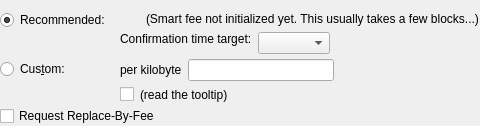
                                            <widget class="QFrame" name="frameFeeSelection">
                                                <layout class="QVBoxLayout" name="verticalLayoutFee12">
                                                    <property name="spacing">
                                                        <number>0</number>
                                                    </property>
                                                    <property name="leftMargin">
                                                        <number>0</number>
                                                    </property>
                                                    <property name="topMargin">
                                                        <number>0</number>
                                                    </property>
                                                    <property name="rightMargin">
                                                        <number>0</number>
                                                    </property>
                                                    <property name="bottomMargin">
                                                        <number>0</number>
                                                    </property>
                                                    <item>
                                                        <layout class="QGridLayout" name="gridLayoutFee">
                                                            <property name="topMargin">
                                                                <number>10</number>
                                                            </property>
                                                            <property name="bottomMargin">
                                                                <number>4</number>
                                                            </property>
                                                            <property name="horizontalSpacing">
                                                                <number>10</number>
                                                            </property>
                                                            <property name="verticalSpacing">
                                                                <number>4</number>
                                                            </property>
                                                            <item row="1" column="1">
                                                                <layout class="QVBoxLayout" name="verticalLayoutFee8">
                                                                    <property name="spacing">
                                                                        <number>6</number>
                                                                    </property>
                                                                    <item>
                                                                        <layout class="QHBoxLayout" name="horizontalLayoutFee13">
                                                                            <item>
                                                                                <widget class="QLabel" name="labelCustomPerKilobyte">
                                                                                    <property name="toolTip">
                                                                                        <string>If the custom fee is set to 1000 satoshis and the transaction is only 250 bytes, then &quot;per kilobyte&quot; only pays 250 satoshis in fee, while &quot;total at least&quot; pays 1000 satoshis. For transactions bigger than a kilobyte both pay by kilobyte.</string>
                                                                                    </property>
                                                                                    <property name="text">
                                                                                        <string>per kilobyte</string>
                                                                                    </property>
                                                                                </widget>
                                                                            </item>
                                                                            <item>
                                                                                <widget class="BitcoinAmountField" name="customFee"/>
                                                                            </item>
                                                                            <item>
                                                                                <spacer name="horizontalSpacer_6">
                                                                                    <property name="orientation">
                                                                                        <enum>Qt::Horizontal</enum>
                                                                                    </property>
                                                                                    <property name="sizeHint" stdset="0">
                                                                                        <size>
                                                                                            <width>1</width>
                                                                                            <height>1</height>
                                                                                        </size>
                                                                                    </property>
                                                                                </spacer>
                                                                            </item>
                                                                        </layout>
                                                                    </item>
                                                                    <item>
                                                                        <layout class="QHBoxLayout" name="horizontalLayoutFee8">
                                                                            <item>
                                                                                <widget class="QCheckBox" name="checkBoxMinimumFee">
                                                                                    <property name="toolTip">
                                                                                        <string>Paying only the minimum fee is just fine as long as there is less transaction volume than space in the blocks. But be aware that this can end up in a never confirming transaction once there is more demand for memeium transactions than the network can process.</string>
                                                                                    </property>
                                                                                    <property name="text">
                                                                                        <string/>
                                                                                    </property>
                                                                                </widget>
                                                                            </item>
                                                                            <item>
                                                                                <widget class="QLabel" name="labelMinFeeWarning">
                                                                                    <property name="enabled">
                                                                                        <bool>true</bool>
                                                                                    </property>
                                                                                    <property name="toolTip">
                                                                                        <string>Paying only the minimum fee is just fine as long as there is less transaction volume than space in the blocks. But be aware that this can end up in a never confirming transaction once there is more demand for memeium transactions than the network can process.</string>
                                                                                    </property>
                                                                                    <property name="text">
                                                                                        <string>(read the tooltip)</string>
                                                                                    </property>
                                                                                    <property name="margin">
                                                                                        <number>5</number>
                                                                                    </property>
                                                                                </widget>
                                                                            </item>
                                                                            <item>
                                                                                <spacer name="horizontalSpacer_7">
                                                                                    <property name="orientation">
                                                                                        <enum>Qt::Horizontal</enum>
                                                                                    </property>
                                                                                    <property name="sizeHint" stdset="0">
                                                                                        <size>
                                                                                            <width>1</width>
                                                                                            <height>1</height>
                                                                                        </size>
                                                                                    </property>
                                                                                </spacer>
                                                                            </item>
                                                                        </layout>
                                                                    </item>
                                                                </layout>
                                                            </item>
                                                            <item row="0" column="0">
                                                                <layout class="QVBoxLayout" name="verticalLayoutFee4" stretch="0,1">
                                                                    <item>
                                                                        <widget class="QRadioButton" name="radioSmartFee">
                                                                            <property name="text">
                                                                                <string>Recommended:</string>
                                                                            </property>
                                                                            <property name="checked">
                                                                                <bool>true</bool>
                                                                            </property>
                                                                            <attribute name="buttonGroup">
                                                                                <string notr="true">groupFee</string>
                                                                            </attribute>
                                                                        </widget>
                                                                    </item>
                                                                    <item>
                                                                        <spacer name="verticalSpacer_4">
                                                                            <property name="orientation">
                                                                                <enum>Qt::Vertical</enum>
                                                                            </property>
                                                                            <property name="sizeHint" stdset="0">
                                                                                <size>
                                                                                    <width>1</width>
                                                                                    <height>1</height>
                                                                                </size>
                                                                            </property>
                                                                        </spacer>
                                                                    </item>
                                                                </layout>
                                                            </item>
                                                            <item row="1" column="0">
                                                                <layout class="QVBoxLayout" name="verticalLayoutFee9" stretch="0,1">
                                                                    <item>
                                                                        <widget class="QRadioButton" name="radioCustomFee">
                                                                            <property name="text">
                                                                                <string>Cus&amp;tom:</string>
                                                                            </property>
                                                                            <attribute name="buttonGroup">
                                                                                <string notr="true">groupFee</string>
                                                                            </attribute>
                                                                        </widget>
                                                                    </item>
                                                                    <item>
                                                                        <spacer name="verticalSpacer_6">
                                                                            <property name="orientation">
                                                                                <enum>Qt::Vertical</enum>
                                                                            </property>
                                                                            <property name="sizeHint" stdset="0">
                                                                                <size>
                                                                                    <width>1</width>
                                                                                    <height>1</height>
                                                                                </size>
                                                                            </property>
                                                                        </spacer>
                                                                    </item>
                                                                </layout>
                                                            </item>
                                                            <item row="0" column="1">
                                                                <layout class="QVBoxLayout" name="verticalLayoutFee3" stretch="0,0,1">
                                                                    <property name="spacing">
                                                                        <number>6</number>
                                                                    </property>
                                                                    <property name="topMargin">
                                                                        <number>2</number>
                                                                    </property>
                                                                    <item>
                                                                        <layout class="QHBoxLayout" name="horizontalLayoutFee12">
                                                                            <item>
                                                                                <widget class="QLabel" name="labelSmartFee">
                                                                                    <property name="text">
                                                                                        <string/>
                                                                                    </property>
                                                                                    <property name="margin">
                                                                                        <number>2</number>
                                                                                    </property>
                                                                                </widget>
                                                                            </item>
                                                                            <item>
                                                                                <widget class="QLabel" name="labelFeeEstimation">
                                                                                    <property name="text">
                                                                                        <string/>
                                                                                    </property>
                                                                                </widget>
                                                                            </item>
                                                                            <item>
                                                                                <widget class="QLabel" name="labelSmartFee2">
                                                                                    <property name="text">
                                                                                        <string>(Smart fee not initialized yet. This usually takes a few blocks...)</string>
                                                                                    </property>
                                                                                    <property name="margin">
                                                                                        <number>2</number>
                                                                                    </property>
                                                                                </widget>
                                                                            </item>
                                                                            <item>
                                                                                <spacer name="horizontalSpacer_8">
                                                                                    <property name="orientation">
                                                                                        <enum>Qt::Horizontal</enum>
                                                                                    </property>
                                                                                    <property name="sizeHint" stdset="0">
                                                                                        <size>
                                                                                            <width>1</width>
                                                                                            <height>1</height>
                                                                                        </size>
                                                                                    </property>
                                                                                </spacer>
                                                                            </item>
                                                                        </layout>
                                                                    </item>
                                                                    <item>
                                                                        <layout class="QHBoxLayout" name="horizontalLayoutFee9">
                                                                            <item>
                                                                                <layout class="QVBoxLayout" name="verticalLayoutFee6">
                                                                                    <item>
                                                                                        <widget class="QLabel" name="labelSmartFee3">
                                                                                            <property name="text">
                                                                                                <string>Confirmation time target:</string>
                                                                                            </property>
                                                                                            <property name="margin">
                                                                                                <number>2</number>
                                                                                            </property>
                                                                                        </widget>
                                                                                    </item>
                                                                                    <item>
                                                                                        <spacer name="verticalSpacer_7">
                                                                                            <property name="orientation">
                                                                                                <enum>Qt::Vertical</enum>
                                                                                            </property>
                                                                                            <property name="sizeHint" stdset="0">
                                                                                                <size>
                                                                                                    <width>1</width>
                                                                                                    <height>1</height>
                                                                                                </size>
                                                                                            </property>
                                                                                        </spacer>
                                                                                    </item>
                                                                                </layout>
                                                                            </item>
                                                                            <item>
                                                                                <layout class="QVBoxLayout" name="verticalLayoutFee5">
                                                                                    <property name="rightMargin">
                                                                                        <number>30</number>
                                                                                    </property>
                                                                                    <item>
                                                                                        <layout class="QHBoxLayout" name="horizontalLayoutConfTarget">
                                                                                            <property name="bottomMargin">
                                                                                                <number>0</number>
                                                                                            </property>
                                                                                            <item>
                                                                                                <widget class="QComboBox" name="confTargetSelector"/>
                                                                                            </item>
                                                                                            <item>
                                                                                                <spacer name="horizontalSpacerConfTarget">
                                                                                                    <property name="orientation">
                                                                                                        <enum>Qt::Horizontal</enum>
                                                                                                    </property>
                                                                                                    <property name="sizeHint" stdset="0">
                                                                                                        <size>
                                                                                                            <width>40</width>
                                                                                                            <height>20</height>
                                                                                                        </size>
                                                                                                    </property>
                                                                                                </spacer>
                                                                                            </item>
                                                                                        </layout>
                                                                                    </item>
                                                                                </layout>
                                                                            </item>
                                                                        </layout>
                                                                    </item>
                                                                    <item>
                                                                        <spacer name="verticalSpacer_8">
                                                                            <property name="orientation">
                                                                                <enum>Qt::Vertical</enum>
                                                                            </property>
                                                                            <property name="sizeHint" stdset="0">
                                                                                <size>
                                                                                    <width>1</width>
                                                                                    <height>1</height>
                                                                                </size>
                                                                            </property>
                                                                        </spacer>
                                                                    </item>
                                                                </layout>
                                                            </item>
                                                        </layout>
                                                    </item>
                                                    <item>
                                                        <widget class="QCheckBox" name="optInRBF">
                                                            <property name="toolTip">
                                                                <string>Indicates that the sender may wish to replace this transaction with a new one paying higher fees (prior to being confirmed).</string>
                                                            </property>
                                                            <property name="text">
                                                                <string>Request Replace-By-Fee</string>
                                                            </property>
                                                        </widget>
                                                    </item>
                                                </layout>
                                            </widget>
